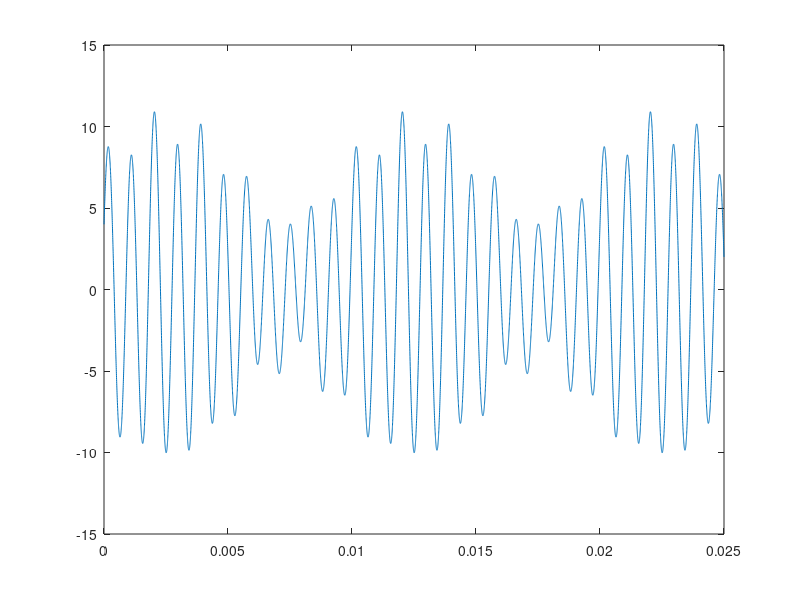
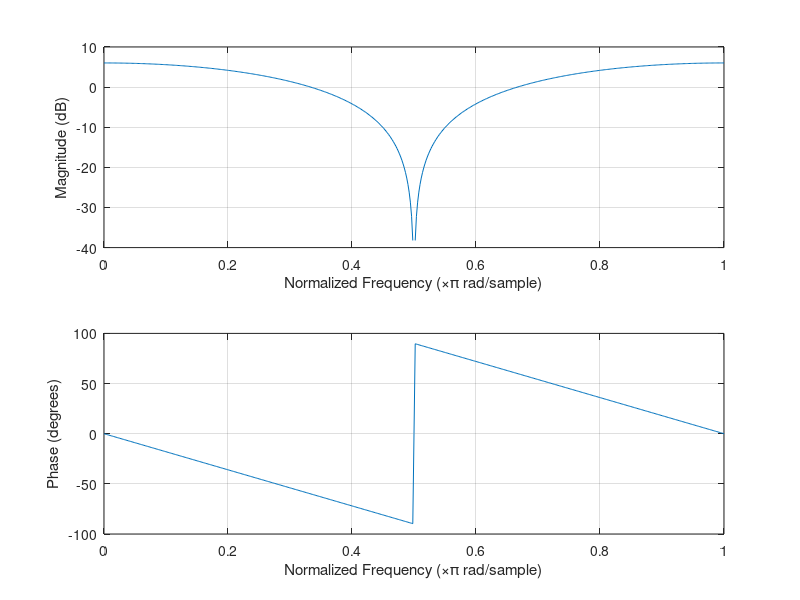
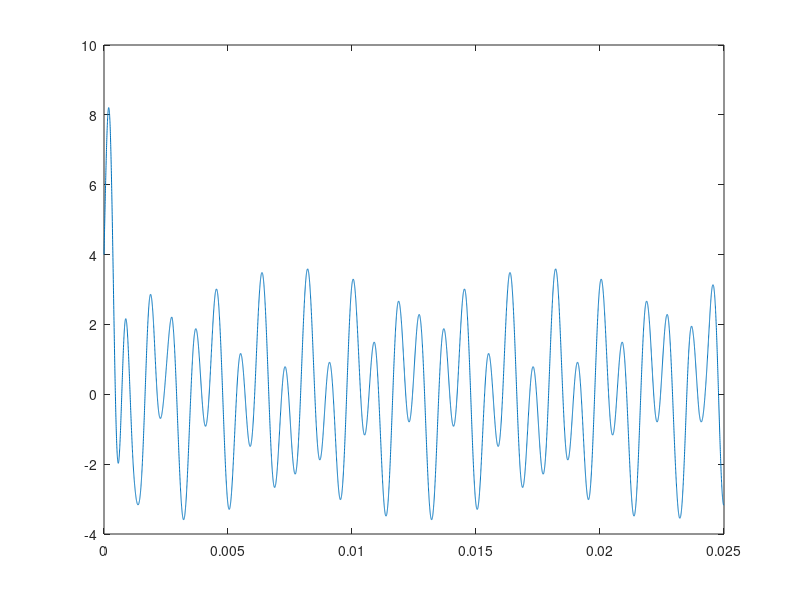
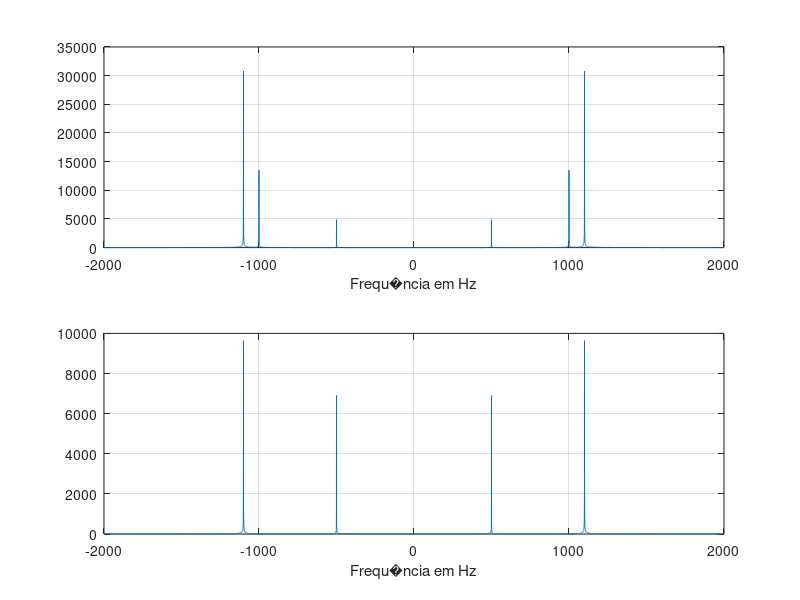

Here is the MATLAB script that generated these plots, in order:
close all     %fecha as janelas que est�o abertas
clear all     %apaga todas as vari�veis da mem�ria

Fs = 4000;      %frequ�ncia de amostragem 4kHz
F1 = 1000;      %1a frequ�ncia do sinal
F2 = 1100;      %2a frequ�ncia do sinal
F3 = 500;       %3a frequ�ncia do sinal
T=1/Fs;         %per�odo de amostragem
n = 10000;      %n�mero de amostras do sinal
mtm = (0:n)/(Fs);   %vetor de valores de tempo discreto
fq = Fs*(0:n)/n;    %vetor de frequ�ncias, para ajustar eixo x, no gr�fico da fft
xt = 3*cos(2*pi*F1*mtm) + 7*sin(2*pi*F2*mtm)+ cos(2*pi*F3*mtm); %sinal com 3 frequ�ncias
Xt = fft(xt);   %transformada de Fourier do sinal xt

%Processamento do Sinal - Filtragem
num = [1 0 1];  %coeficientes do numerador da H(z)
den = [1];      %coeficientes do denominador da H(z)

y = filter(num,den,xt); %Efetua a opera��o y(n)=x(n)-x(n-2) - Filtragem do sinal xt
Y = fft(y); %Transformada de Fourier da sa�da y(n) do filtro

na=0:10000; %vetor de valores de n
xa=3*cos(2*pi*F1/(Fs*100)*na)+7*sin(2*pi*F2/(Fs*100)*na)+cos(2*pi*F3/(Fs*100)*na); %sinal amostrado
n=0:100:length(na); %vetor de valores de n
h=sinc(-10:.01:10); %fun��o para reconstru��o sinal tempo cont�nuo
yaux=zeros(length(n),length(xt)+length(h)-1); %vetor de zeros
for i=1:length(n),
yaux(i,100*i-99:100*i-100+length(h))=h*y(i); %convolu��o da sa�da do filtro com h
end;
yc=sum(yaux);
ya=yc(1001:length(yc)-1000); %sinal de sa�da no tempo cont�nuo
Ta=1/400000;

plot(na*Ta,xa); %plota sinal original

figure
freqz(num,den); %resposta de m�dulo e fase do filtro

figure
plot(na*Ta,ya); %sinal de sa�da do filtro

figure
subplot(2,1,1)
plot(fq-1/(2*T),(fftshift(abs(Xt)))) %plota FFT do sinal de entrada
grid
xlabel('Frequ�ncia em Hz')
subplot(2,1,2)
plot(fq-1/(2*T),(fftshift(abs(Y)))) %plota fft do sinal de sa�da
grid
xlabel('Frequ�ncia em Hz')
